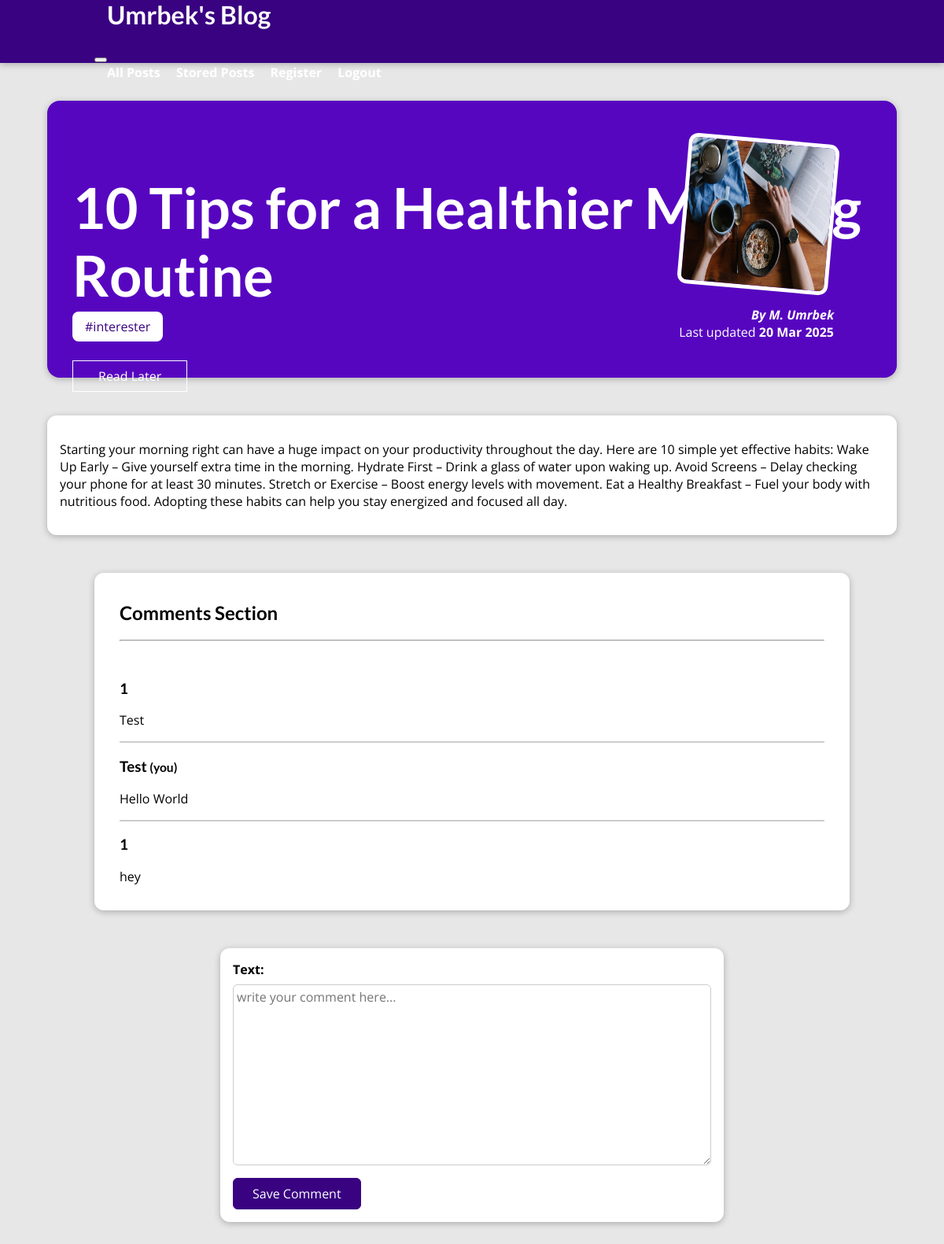
The page /posts/10-tips-for-a-healthier-morning-routine (signed in) on the database its author committed.
### blog/models/post_model.py (models this page shows, shortened)
class Post(models.Model):
    title = models.CharField(max_length=50)
    excerpt = models.CharField(max_length=100)
    image = models.ImageField(upload_to="images", null=True)
    date = models.DateField(auto_now=True) # More
    slug = models.SlugField(unique=True) # More
    content = models.TextField(validators=[MinLengthValidator(10)])
    author = models.ForeignKey(author_model.Author, on_delete=models.SET_NULL, related_name='posts', null=True)
    tags = models.ManyToManyField(tag_model.Tag)

### blog/models/tag_model.py (models this page shows, shortened)
class Tag(models.Model):
    caption = models.CharField(max_length=100)

### blog/models/author_model.py (models this page shows)
class Author(models.Model):
    first_name = models.CharField(max_length=50)
    last_name = models.CharField(max_length=50)
    email = models.EmailField(unique=True)
    def full_name(self):
        return f"{self.last_name[0].capitalize()}. {self.first_name}"
    def __str__(self):
        return self.full_name()

### blog/models/comment_model.py (models this page shows)
class Comment(models.Model):
    text = models.TextField(max_length=400)
    post = models.ForeignKey(post_model.Post, on_delete=models.CASCADE, related_name="comments")
    user = models.ForeignKey(User, on_delete=models.CASCADE, related_name="comments", null=True)

### blog/views/post_detail_view.py (the view, shortened to what this page needs)
# urls.py: path('posts/<slug:slug>', post_detail_view.PostDetailView.as_view(), name='post-detail-page'),
class PostDetailView(View):
    def my_context(self, post, request, form):
        context = {
            'post': post,
            'post_tags': post.tags.all(),
            'comments': get_post_comments(post).order_by("-id"),
            'comment_form': form,
            'stored_post_ids': get_session_value(request, 'stored_post_ids')
        }
        return context
    def get(self, request, slug):
        post = get_post_by_slug(slug)
        context = self.my_context(post, request, MyCommentForm())
        return render(request, "blog/post-detail.html", context)

### blog/forms/comment_form.py
class MyCommentForm(forms.Form):
    text = forms.CharField(widget=forms.Textarea(attrs={"placeholder": "write your comment here..."}))

### blog/repository/posts_repository.py (called while the page is built)
def get_post_by_slug(slug):
    return Post.objects.get(slug=slug) # slug is unique field

def get_post_comments(post):
    return post.comments.all()

### blog/repository/session_repository.py (called while the page is built)
def get_session_value(request, key: str) -> str:
    return request.session.get(key)

### blog/templates/blog/post-detail.html (shortened to what this page needs)
{% extends "base.html" %}
{% load static %}
{% block css_files %}
<link rel="stylesheet" href='{% static "blog/post-detail.css" %}' />
{% endblock %}
{% block content %}
<section id='summary'>
    <div class="container">
        <div class="content-area">
            <h2>{{ post.title }}</h2>
            <div id='tags'>
                {% for tag in post_tags %}
                <span class='tag'>#{{ tag.caption }}</span>
                {% endfor %}
            </div>
            <div id='read-later'>
                <form action='{% url "stored-posts-page" %}' method="POST">
                    {% if post.id in stored_post_ids %}
                    <p>Currently in your reading list</p>
                    <input type="hidden" name="post_id" value="{{ post.id }}">
                    <input type="hidden" name="post_slug" value="{{ post.slug }}">
                    <button>Remove from Read Later</button>
                    {% else %}
                    <button>Read Later</button>
                    {% endif %}
                </form>
            </div>
        </div>
        <article>
            <div class="post-image">
                <img src="{{ post.image.url }}" alt="{{post.title}}">
            </div>
            <div class="post-meta">
                <address>By <a href="mailto:{{ post.author.email }}">{{post.author}}</a></address>
                <div class="date">
                    Last updated <time>{{post.date|date:"d M Y"}}</time>
                </div>
            </div>
        </article>
    </div>
</section>
<main>
    <p>{{ post.content }}</p>
</main>
<section id="comments">
    <h1>Comments Section</h1>
    <hr>
    <br>
    <ul>
        {% if comments %}
        {% for comment in comments %}
        <li>
            <h3>{{ comment.user.username }} {% if comment.user.id == request.user.id %} <span
                    style="font-size: smaller;">(you)</span> {% endif %}</h3>
            <p>{{ comment.text|linebreaks }}</p>
        </li>
        {% endfor %}
        {% else %}
        <li>
            <p>No comments yet!</p>
        </li>
        {% endif %}
    </ul>
</section>
<section id="comment-form">
    <form action='{% url "post-detail-page" post.slug %}#comments' method="POST">
        {% for field in comment_form %}
        <div class="form-control {% if field.errors %}invalid{% endif %}">
            {{ field.label_tag }}
            {{ field }}
        </div>
        {% endfor %}
        <button>Save Comment</button>
    </form>
</section>
{% endblock %}

### staticfiles/app.css (style rules this page uses)
* { box-sizing: border-box; }
html { font-family: 'Open Sans', 'Lato', sans-serif; }
body { margin: 0; }
h1, h2, h3 { font-family: 'Lato', sans-serif; font-weight: bold; }

### staticfiles/blog/post-detail.css (style rules this page uses)
body { background-color: #e7e7e7; }
#summary { margin: 8rem auto 3rem auto; padding: 2rem; width: 90%; max-width: 90rem; border-radius: 16px; background-color: #5706c0; position: relative; box-shadow: 0 2px 8px rgba(0, 0, 0, 0.25); height: 22rem; }
#summary h2 { color: white; font-size: 4.5rem; margin-bottom: 0.25rem; }
#summary article { position: absolute; top: 2rem; right: 3rem; padding: 1rem 2rem; border-radius: 12px; text-align: right; color: white; }
#summary article img { width: 12rem; height: 12rem; border-radius: 12px; transform: rotateZ(5deg); border: 5px solid white; margin-bottom: 1rem; }
#summary address { font-weight: bold; }
#summary a { color: white; text-decoration: none; }
#summary time { font-weight: bold; }
#read-later { margin: 2rem 0; }
#read-later button { background-color: transparent; border: 1px solid white; padding: 0.5rem 2rem; font: inherit; color: white; cursor: pointer; }
main { width: 90%; max-width: 90rem; margin: 3rem auto; background-color: white; padding: 1rem; border-radius: 12px; box-shadow: 0 2px 8px rgba(0, 0, 0, 0.25); }
#tags { padding-top: 0.5rem; }
.tag { background-color: white; color: #390281; padding: 0.5rem 1rem; border-radius: 8px; }
#comment-form { margin: 3rem auto; width: 90%; max-width: 40rem; border-radius: 12px; background-color: white; box-shadow: 0 2px 8px rgba(0, 0, 0, 0.25); padding: 1rem; }
#comment-form button { font: inherit; background-color: #390281; color: white; border: 1px solid #390281; padding: 0.5rem 1.5rem; border-radius: 6px; cursor: pointer; }
.form-control { margin-bottom: 1rem; }
.form-control label { font-weight: bold; margin-bottom: 0.5rem; display: block; }
.form-control input, .form-control textarea { display: block; width: 100%; font: inherit; padding: 0.25rem; border-radius: 6px; border: 1px solid #ccc; }
#comments { margin: 3rem auto; width: 90%; max-width: 60rem; border-radius: 12px; background-color: white; box-shadow: 0 2px 8px rgba(0, 0, 0, 0.25); padding: 1rem 2rem; }
#comments ul { list-style: none; margin: 0; padding: 0; }
#comments li { margin-bottom: 1rem; border-bottom: 2px solid #ccc; }
#comments li:last-of-type { border-bottom: none; }

### rows shown on the page
Post: title "10 Tips for a Healthier Morning Routine", image (picture), author "M. Umrbek", date "20 Mar 2025", content "Starting your morning right can have a huge impact on your productivity throughout the day. Here are 10 simple yet effective habits: Wake Up Early – Give yourself extra time in the morning. Hydrate First – Drink a glass of water upon waking up. Avoid Screens – Delay checking your phone for at least 30 minutes. Stretch or Exercise – Boost energy levels with movement. Eat a Healthy Breakfast – Fuel your body with nutritious food. Adopting these habits can help you stay energized and focused all day."
Tag: caption "interester"
Comment: user.username "1", text "Test"
Comment: user.username "Test", shows "(you)", text "Hello World"
Comment: user.username "1", text "hey"

### other values the page prints
{{ field.label_tag }} "Text:"
